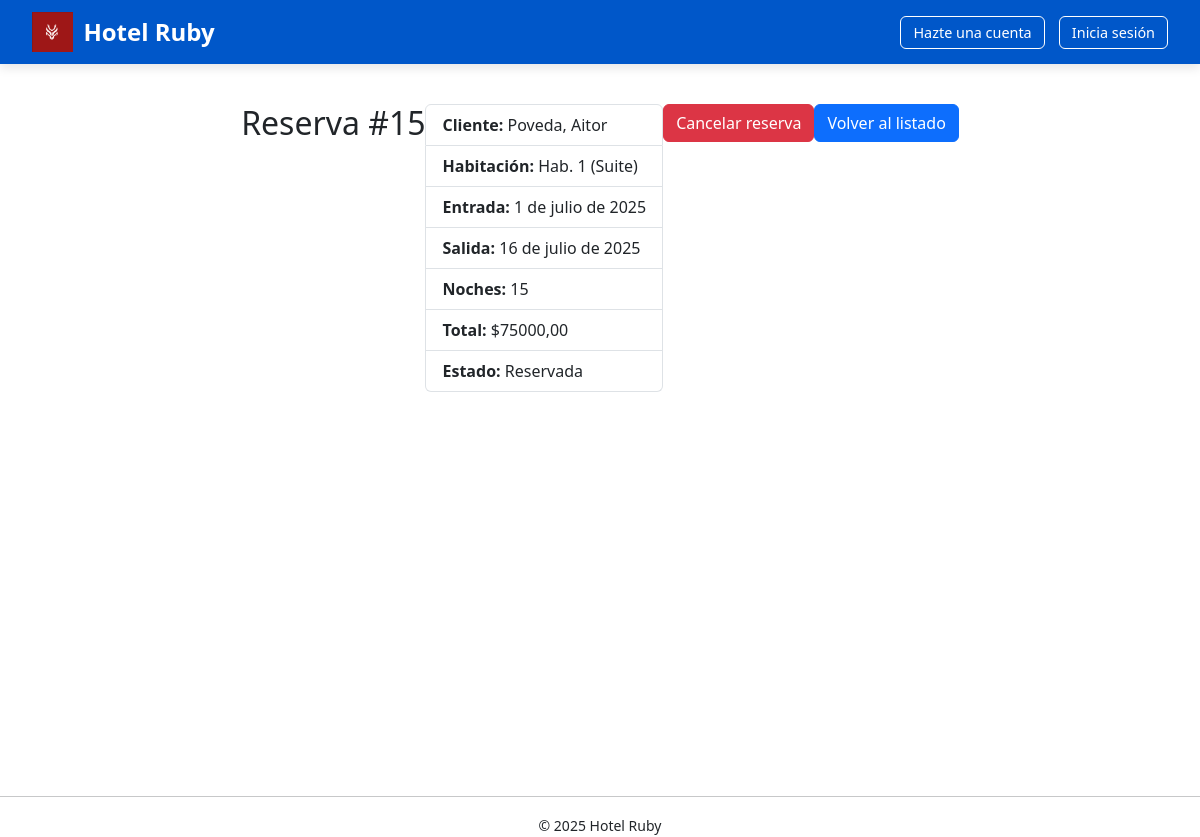
Page /reserva/15/ on the committed database.
### hotel/models.py (models this page shows, shortened)
class Reserva(models.Model):
    ESTADO = [
        ('RES', 'Reservada'),
        ('CAN', 'Cancelada'),
        ('FIN', 'Finalizada'),
    ]
    habitacion  = models.ForeignKey(Habitacion, on_delete=models.PROTECT)
    cliente     = models.ForeignKey(Cliente, on_delete=models.CASCADE)
    check_in    = models.DateField()
    check_out   = models.DateField()
    estado      = models.CharField(max_length=3, choices=ESTADO, default='RES')
    creado_el   = models.DateTimeField(auto_now_add=True)
    @property
    def noches(self):
        return (self.check_out - self.check_in).days
    def calcular_total(self):
        return self.noches * self.habitacion.precio_noche

class Cliente(models.Model):
    nombres   = models.CharField(max_length=50)
    apellidos = models.CharField(max_length=50)
    email     = models.EmailField(unique=True)
    telefono  = models.CharField(max_length=20)
    dni       = models.CharField(max_length=15, unique=True)
    def __str__(self):
        return f'{self.apellidos}, {self.nombres}'

class Habitacion(models.Model):
    TIPO=[
        ("STD", "Standard"),
        ("DLX", "Deluxe"),
        ("STE", "Suite"),
    ]
    numero       = models.PositiveIntegerField(unique=True)
    tipo         = models.CharField(max_length=3, choices=TIPO)
    precio_noche = models.DecimalField(max_digits=8, decimal_places=2)
    capacidad    = models.PositiveIntegerField(validators=[MinValueValidator(1)])
    disponible   = models.BooleanField(default=True)
    def __str__(self):
        return f'Hab. {self.numero} ({self.get_tipo_display()})'

### hotel/views.py (the view)
# urls.py: path('reserva/<int:res_id>/', views.detalle_reserva, name='detalle_reserva'),
def detalle_reserva(request, res_id):
    reserva = get_object_or_404(Reserva, id=res_id)
    return render(request, 'hotel/detalle.html', {'reserva': reserva})

### hotel/templates/hotel/detalle.html (shortened to what this page needs)
{% extends "base.html" %}
{% block content %}
<h2>Reserva #{{ reserva.id }}</h2>
<ul class="list-group mb-3">
  <li class="list-group-item"><strong>Cliente:</strong> {{ reserva.cliente }}</li>
  <li class="list-group-item"><strong>Habitación:</strong> {{ reserva.habitacion }}</li>
  <li class="list-group-item"><strong>Entrada:</strong> {{ reserva.check_in }}</li>
  <li class="list-group-item"><strong>Salida:</strong> {{ reserva.check_out }}</li>
  <li class="list-group-item"><strong>Noches:</strong> {{ reserva.noches }}</li>
  <li class="list-group-item"><strong>Total:</strong> ${{ reserva.calcular_total }}</li>
  <li class="list-group-item"><strong>Estado:</strong> {{ reserva.get_estado_display }}</li>
</ul>
{% if reserva.estado == 'RES' %}
  <a class="btn btn-danger"
     href="{% url 'hotel:cancelar_reserva' reserva.id %}">Cancelar reserva</a>
{% endif %}
<a class="btn btn-primary"
   href="{% url 'hotel:listado_habitaciones' %}">Volver al listado</a>
{% endblock %}

### static/css/main.css (style rules this page uses)
body { margin: 0; font-family: 'Segoe UI', Tahoma, sans-serif; background-color: #f4f6f9; }

### rows in the picture
Reserva: id "15", cliente "Poveda, Aitor", habitacion "Hab. 1 (Suite)", check_in "1 de julio de 2025", check_out "16 de julio de 2025", noches "15", calcular_total "75000,00", estado "Reservada"
